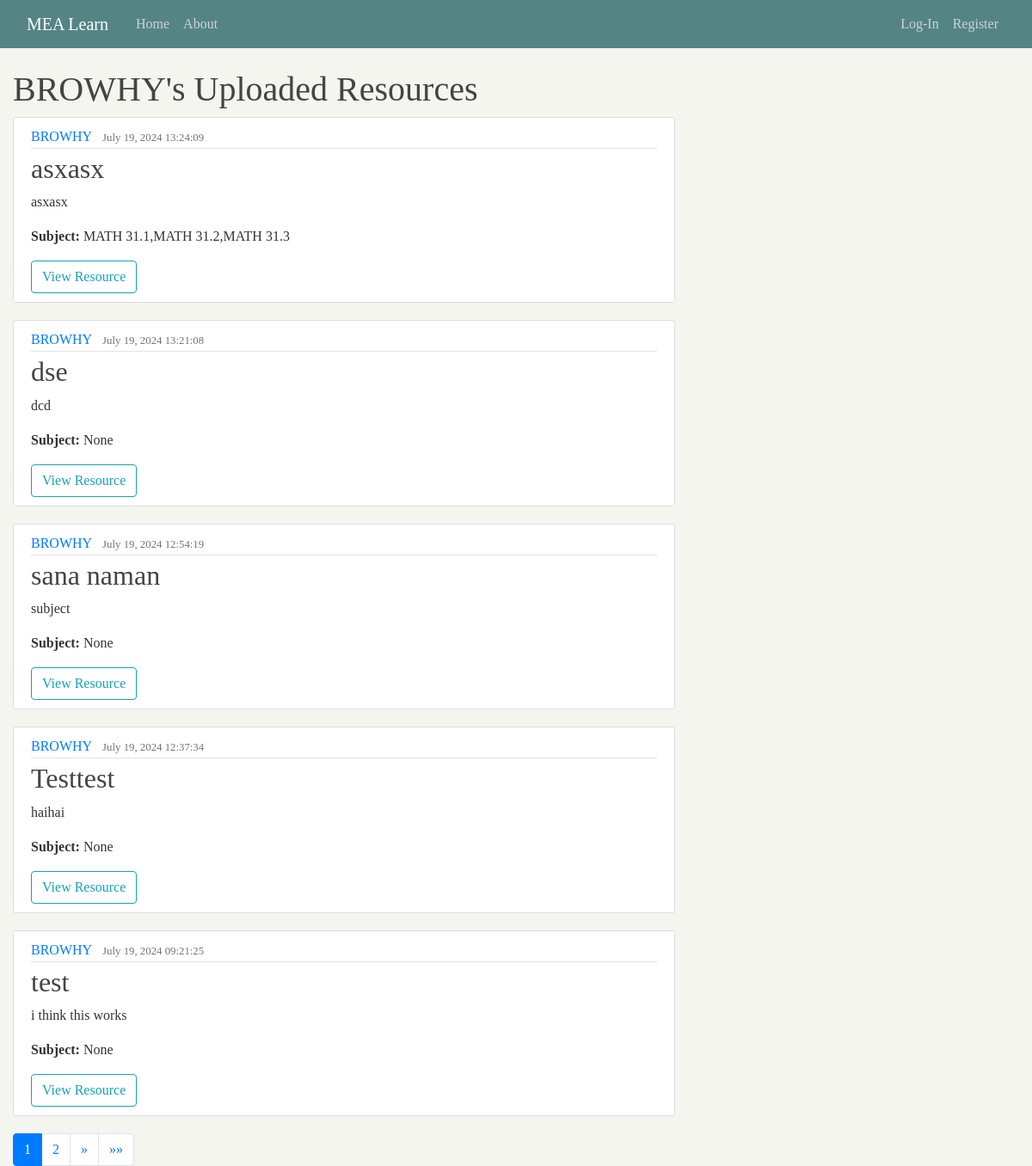
The page /user/BROWHY/ on the database its author committed.
### blog/models.py (models this page shows, shortened)
class Resource(models.Model):
    SUBJECT_CHOICES = [
        ('MATH 31.1', 'MATH 31.1'),
        ('LAS 21', 'LAS 21'),
        ('MATH 31.2', 'MATH 31.2'),
        ('DECSC 22', 'DECSC 22'),
        ('ITMGT 25.03', 'ITMGT 25.03'),
        ('MATH 31.3', 'MATH 31.3'),
        ('ACCT 115', 'ACCT 115'),
        ('LLAW 113', 'LLAW 113'),
        ('MATH 70.1', 'MATH 70.1'),
        ('ECON 110', 'ECON 110'),
        ('ACCT 125', 'ACCT 125'),
        ('LLAW 115', 'LLAW 115'),
        ('MATH 61.2', 'MATH 61.2'),
        ('DECSC 25', 'DECSC 25'),
        ('ECON 121', 'ECON 121'),
        ('FINN 115', 'FINN 115'),
        ('QUANT 121', 'QUANT 121'),
        ('QUANT 162', 'QUANT 162'),
        ('LAS 111', 'LAS 111'),
        ('MKTG 111', 'MKTG 111'),
        ('QUANT 163', 'QUANT 163'),
        ('LAS 123', 'LAS 123'),
        ('QUANT 192', 'QUANT 192'),
        ('LAS 120', 'LAS 120'),
        ('LAS 140', 'LAS 140'),
        ('OPMAN 125', 'OPMAN 125'),
        ('QUANT 164', 'QUANT 164'),
        ('QUANT 199', 'QUANT 199'),
        ('LAS 197.10', 'LAS 197.10'),
    ]
    title = models.CharField(max_length=150)
    description = models.TextField()
    subject = models.CharField(max_length=100, choices=SUBJECT_CHOICES, default='None')
    date_uploaded = models.DateTimeField(default=timezone.now)
    file = models.FileField(upload_to='resource_files')
    author = models.ForeignKey(User, on_delete=models.CASCADE)

### blog/views.py (the view)
# urls.py: path('user/<str:username>/', UserResourceListView.as_view(), name='user-resources'),
class UserResourceListView(ListView):
    model = Resource
    template_name = 'blog/user_resource_list.html'
    context_object_name = 'resources'
    paginate_by = 5
    def get_queryset(self):
        user = get_object_or_404(User, username=self.kwargs.get('username'))
        return Resource.objects.filter(author=user).order_by('-date_uploaded')

### blog/templates/blog/user_resource_list.html (shortened to what this page needs)
{% extends "blog/base.html" %}
{% load static %}
{% block content %}
    <h1>{{ view.kwargs.username }}'s Uploaded Resources</h1>
    <div class="resource-list">
        {% for resource in resources %}
            <div class="resource-container">
                <article class="media content-section">
                    <div class="media-body">
                        <div class="article-metadata">
                            <a class="mr-2" href="{% url 'user-resources' resource.author.username %}">{{ resource.author }}</a>
                            <small class="text-muted">{{ resource.date_uploaded|date:"F d, Y H:i:s" }}</small>
                        </div>
                        <h2>
                            <a class="article-title" href="{% url 'resource-detail' resource.id %}">{{ resource.title }}</a>
                        </h2>
                        <p class="article-content">{{ resource.description }}</p>
                        {% if resource.subject %}
                            <p class="resource-class"><strong>Subject:</strong> {{ resource.subject }}</p>
                        {% endif %}
                        <div class="file-container">
                            {% if resource.file %}
                                <a href="{{ resource.file.url }}" target="_blank" class="btn btn-outline-info">View Resource</a>
                            {% else %}
                                <p>No file uploaded.</p>
                            {% endif %}
                        </div>
                    </div>
                </article>
            </div>
        {% empty %}
            <p>No resources found.</p>
        {% endfor %}
    </div>
    <div class="pagination">
        {% if is_paginated %}
            <nav aria-label="Page navigation">
                <ul class="pagination justify-content-center">
                    {% for num in page_obj.paginator.page_range %}
                        {% if page_obj.number == num %}
                            <li class="page-item active"><span class="page-link">{{ num }}</span></li>
                        {% elif num > page_obj.number|add:'-3' and num < page_obj.number|add:'3' %}
                            <li class="page-item"><a class="page-link" href="?page={{ num }}">{{ num }}</a></li>
                        {% endif %}
                    {% endfor %}
                    {% if page_obj.has_next %}
                        <li class="page-item">
                            <a class="page-link" href="?page={{ page_obj.next_page_number }}" aria-label="Next">
                                <span aria-hidden="true">&raquo;</span>
                            </a>
                        </li>
                        <li class="page-item">
                            <a class="page-link" href="?page={{ page_obj.paginator.num_pages }}" aria-label="Last">
                                <span aria-hidden="true">&raquo;&raquo;</span>
                            </a>
                        </li>
                    {% endif %}
                </ul>
            </nav>
        {% endif %}
    </div>
{% endblock content %}

### blog/static/blog/main.css (style rules this page uses)
body { font-family: 'Times New Roman', serif !important; background: #F5F5F0; color: #333333; margin: 0; padding: 0; box-sizing: border-box; margin-top: 5rem; }
h1, h2, h3, h4, h5, h6 { color: #444444; }
ul { margin: 0; }
.content-section { background: #ffffff; padding: 10px 20px; border: 1px solid #dddddd; border-radius: 3px; margin-bottom: 20px; }
.article-title { color: #444444; }
.article-content { white-space: pre-line; }
.article-metadata { padding-bottom: 1px; margin-bottom: 4px; border-bottom: 1px solid #e3e3e3; }

### blog/templates/blog/base.html (style rules this page uses)
body { font-family: 'Karla', sans-serif; }

### rows shown on the page
Resource: author "BROWHY", date_uploaded "July 19, 2024 13:24:09", title "asxasx", description "asxasx", subject "MATH 31.1,MATH 31.2,MATH 31.3"
Resource: author "BROWHY", date_uploaded "July 19, 2024 13:21:08", title "dse", description "dcd", subject "None"
Resource: author "BROWHY", date_uploaded "July 19, 2024 12:54:19", title "sana naman", description "subject", subject "None"
Resource: author "BROWHY", date_uploaded "July 19, 2024 12:37:34", title "Testtest", description "haihai", subject "None"
Resource: author "BROWHY", date_uploaded "July 19, 2024 09:21:25", title "test", description "i think this works", subject "None"

### other values the page prints
{{ view.kwargs.username }} "BROWHY"
{{ num }} "1"
{{ num }} "2"
